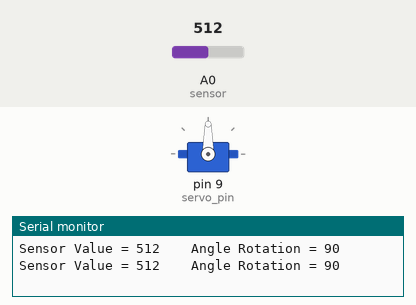
This sketch was run on a simulated Arduino Uno, built with avr-gcc and run on an emulated ATmega328P. Parts: servo, the last lines printed to the serial monitor. The test bench sets the inputs (shaded band); at power-on: A0 (sensor) = 512.

Above: at 1.8 s.
1.9 s: A0 (sensor) set to 716
At 3.2 s:
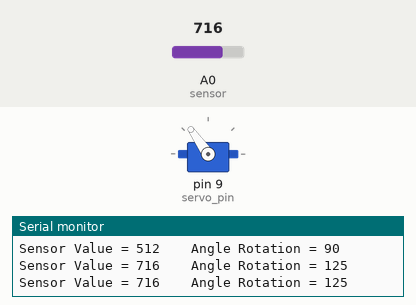
3.5 s: A0 (sensor) set to 900
At 5.0 s:
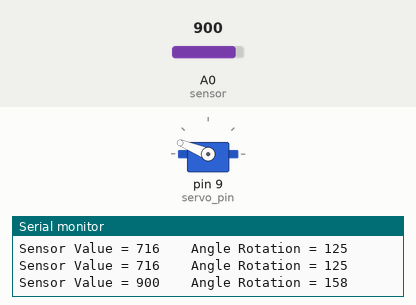
5.5 s: A0 (sensor) set to 1023
At 6.6 s:
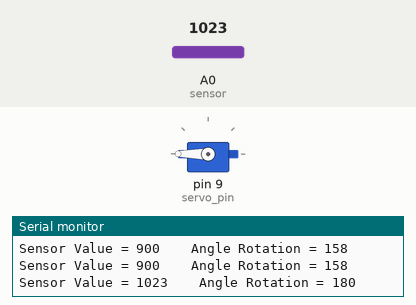
7.5 s: A0 (sensor) set to 306
At 9.2 s:
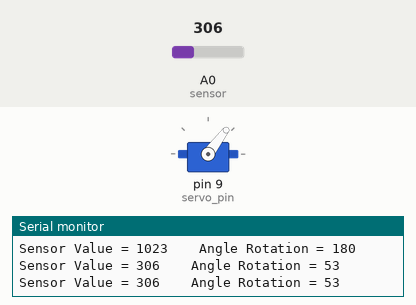
9.5 s: A0 (sensor) set to 122
At 10.9 s:
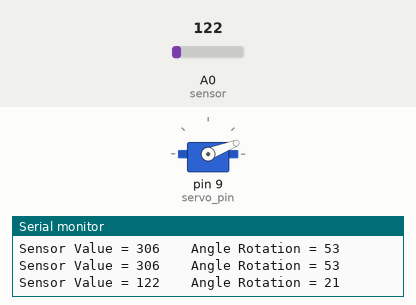
11.5 s: A0 (sensor) set to 0
At 12.5 s:
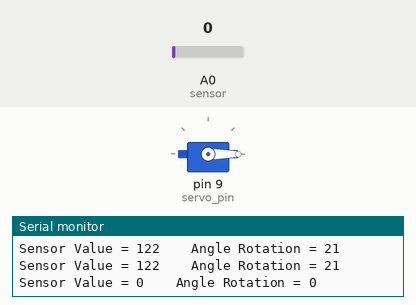
Timing chart, 0 to 14.5 s (numbered marks = the images above; inputs shaded):
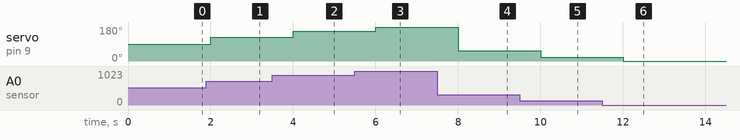

Measured:
- after the input at 1.9 s, servo on pin 9 (servo_pin): 90° → 125° after 0.10 s
- after the input at 3.5 s, servo on pin 9 (servo_pin): 125° → 158° after 0.50 s
- after the input at 5.5 s, servo on pin 9 (servo_pin): 158° → 180° after 0.51 s
- after the input at 7.5 s, servo on pin 9 (servo_pin): 180° → 53° after 0.51 s
- after the input at 9.5 s, servo on pin 9 (servo_pin): 53° → 21° after 0.51 s
- after the input at 11.5 s, servo on pin 9 (servo_pin): 21° → 0° after 0.51 s

The sketch:

_07_Servo.ino
```cpp
#include <Servo.h>
Servo myservo;
#define sensor A0
#define servo_pin 9
int x, angle;

void setup() {
  Serial.begin(9600);
  myservo.attach(servo_pin);
  pinMode(sensor, INPUT);
}

void loop() {
 x = analogRead(sensor);
 angle = map(x, 0, 1023, 0, 180);

 Serial.print("Sensor Value = ");
 Serial.print(x);
 Serial.print("    Angle Rotation = ");
 Serial.println(angle);
 myservo.write(angle);
 delay(1000);
}
```
